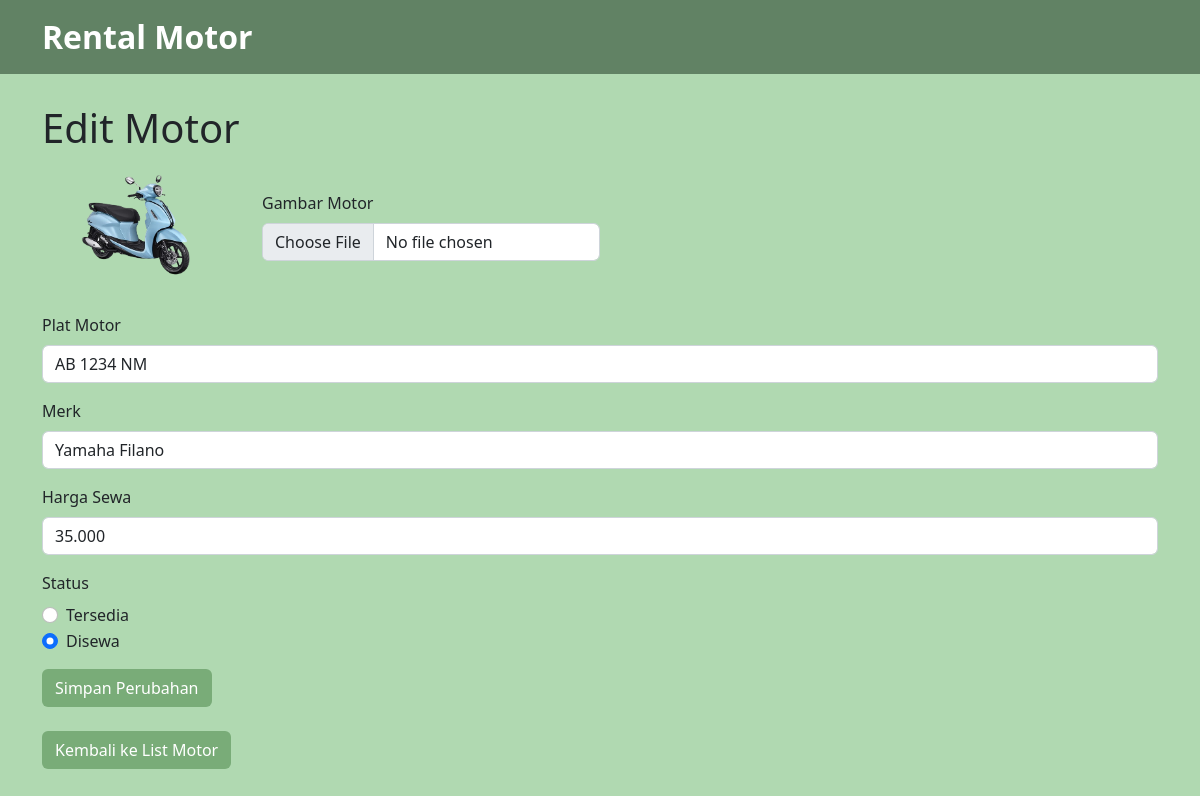
The page /index.php/data_motor/edit/AB 1234 NM on the database its author committed.
### tables this page shows
CREATE TABLE `motor` (
  `PlatMotor` varchar(12) NOT NULL,
  `Merk_Tipe` varchar(50) NOT NULL,
  `HargaSewa` varchar(20) NOT NULL,
  `Status` varchar(20) NOT NULL,
  `Gambar` varchar(100) NOT NULL
);

### application/controllers/DataMotor.php (called while the page is built, shortened)
<?php
class DataMotor extends CI_Controller {
    function __construct() {
        $this->load->model('M_motor');
    }
    public function edit($PlatMotor) {
        $PlatMotor = urldecode($PlatMotor);
        $data['motor'] = $this->M_motor->get_motor_by_PlatMotor($PlatMotor);
        $this->load->view('edit_motor', $data);
    }
}

### index.php (called while the page is built, shortened)
<?php
require_once BASEPATH.'core/CodeIgniter.php';

### application/models/M_motor.php (called while the page is built, shortened)
<?php
class M_motor extends CI_Model {
    public function get_motor_by_PlatMotor($plat) {
        $this->db->where('PlatMotor', $plat);
        return $this->db->get('motor')->row();
    }
}

### application/views/edit_motor.php (the view, shortened to what this page needs)
<!DOCTYPE html>
<html lang="en">
<head>
    <link rel="stylesheet" href="https://cdn.jsdelivr.net/npm/bootstrap@5.2.0-beta1/dist/css/bootstrap.min.css">
</head>
<body>
    <nav class="navbar navbar-dark bg fixed-top">
        <div class="container">
            <a class="navbar-brand">Rental Motor</a>
        </div>
    </nav>
    <div class="container mt-5">
        <h1>Edit Motor</h1>
        <?php if (isset($motor)) : ?>
            <form action="<?php echo base_url('index.php/data_motor/update_motor'); ?>" method="POST" enctype="multipart/form-data">
                <div class="img-container">
                    <img src="<?php echo base_url('assets/') . $motor->Gambar; ?>" alt="<?php echo $motor->Gambar; ?>" alt="Motor Image" class="img-preview">
                    <div>
                        <label for="Gambar" class="form-label">Gambar Motor</label>
                        <input type="file" class="form-control" id="Gambar" name="Gambar">
                    </div>
                </div>
                <div class="mb-3">
                    <label for="PlatMotor" class="form-label">Plat Motor</label>
                    <input type="text" class="form-control" id="PlatMotor" name="PlatMotor" value="<?php echo $motor->PlatMotor; ?>" readonly>
                </div>
                <div class="mb-3">
                    <label for="Merk" class="form-label">Merk</label>
                    <input type="text" class="form-control" id="Merk" name="Merk" value="<?php echo $motor->Merk_Tipe; ?>" readonly>
                </div>
                <div class="mb-3">
                    <label for="HargaSewa" class="form-label">Harga Sewa</label>
                    <input type="text" class="form-control" id="HargaSewa" name="HargaSewa" value="<?php echo $motor->HargaSewa; ?>">
                </div>
                <div class="mb-3">
                    <label for="Status" class="form-label">Status</label>
                    <div class="form-check">
                        <input class="form-check-input" type="radio" name="Status" id="StatusTersedia" value="Tersedia" <?php echo ($motor->Status == 'Tersedia') ? 'checked' : ''; ?>>
                        <label class="form-check-label" for="StatusTersedia">
                            Tersedia
                        </label>
                    </div>
                    <div class="form-check">
                        <input class="form-check-input" type="radio" name="Status" id="StatusDisewa" value="Disewa" <?php echo ($motor->Status == 'Disewa') ? 'checked' : ''; ?>>
                        <label class="form-check-label" for="StatusDisewa">
                            Disewa
                        </label>
                    </div>
                </div>
                <button type="submit" class="btn btn-col">Simpan Perubahan</button>
            </form>
            <br>
            <a href="<?php echo base_url('index.php/data_motor'); ?>" class="btn btn-col">Kembali ke List Motor</a>
        <?php else : ?>
            <p>Data motor tidak ditemukan.</p>
        <?php endif; ?>
    </div>
</body>
</html>

### application/views/edit_motor.php (style rules this page uses)
body { padding-top: 56px; background-color: #B0D9B1; }
.bg { background-color: #618264; }
.btn-col { background-color: #79AC78; color: #fff }
.navbar-brand { font-size: 2em; font-weight: bold; }
.img-container { display: flex; align-items: center; margin-bottom: 20px; }
.img-preview { max-width: 200px; max-height: 200px; width: auto; height: auto; margin-right: 20px; }

### rows shown on the page
motor: Gambar (picture), PlatMotor "AB 1234 NM", Merk "Yamaha Filano", HargaSewa "35.000", Status "☐ Tersedia", Status "☑ Disewa"
